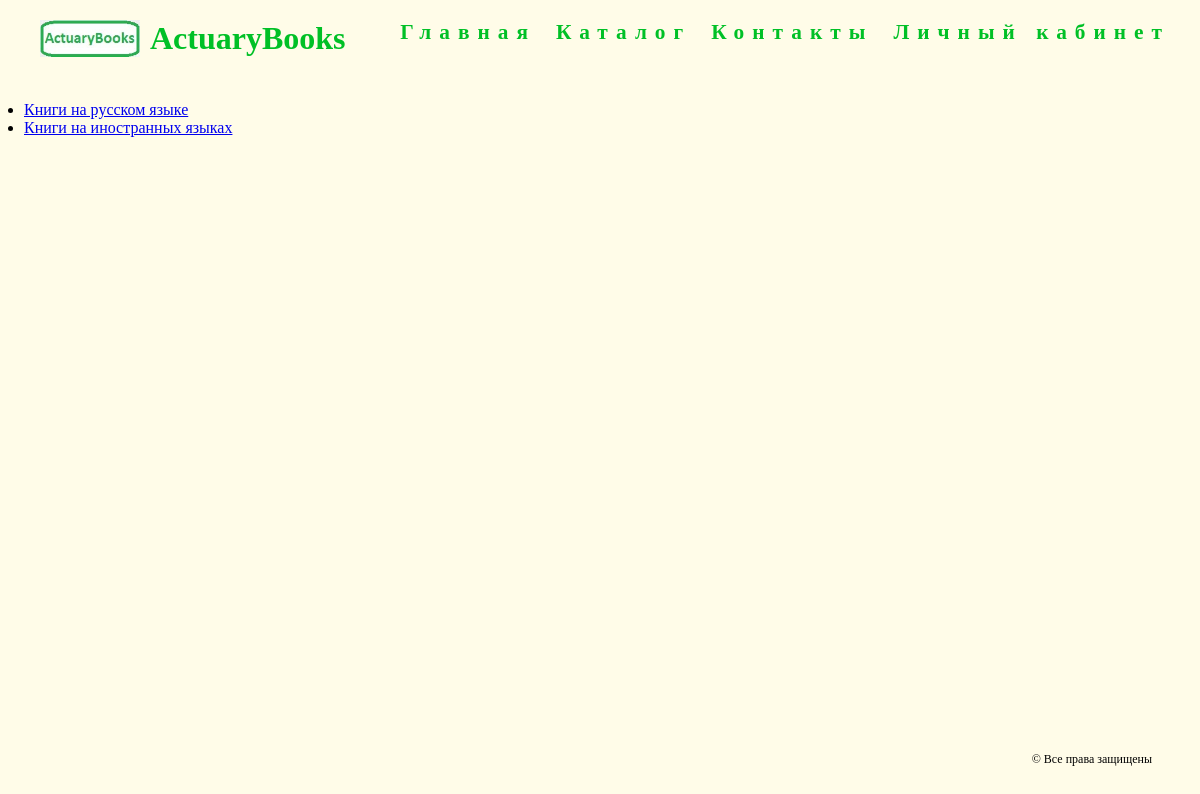
Page /categories/ on the committed database.
### products/models.py (models this page shows, shortened)
class Category(DateTimeManager, models.Model):
    sname = models.CharField(max_length=250)
    sdescription = models.TextField(null = True, blank = True)

### products/views/categories.py (the view)
class CategoryListView(ListView):
    model = Category
    template_name = 'categories/list.html'

### products/templates/categories/list.html (shortened to what this page needs)
{% extends 'master.html' %}
{%  load static %}
{% block page_styles %}
<link rel="stylesheet" href="{% static 'main/style.css' %}">
{% endblock %}
{% block page_content %}
<ul class="categories-list">
    {% for itm in object_list %}
    <li class="categories-list__item">
        <a class="categories-list__item-link" href="{% url 'categories:detail' pk=itm.id %}">
            {{ itm.sname }}
        </a>
    </li>
    {% endfor %}
</ul>
{% endblock %}

### main/static/main/style.css (style rules this page uses)
html, body { background-color: #fffce8 ; height: 100%; width: 100%; }

### rows in the picture
Category: sname "Книги на русском языке"
Category: sname "Книги на иностранных языках"
